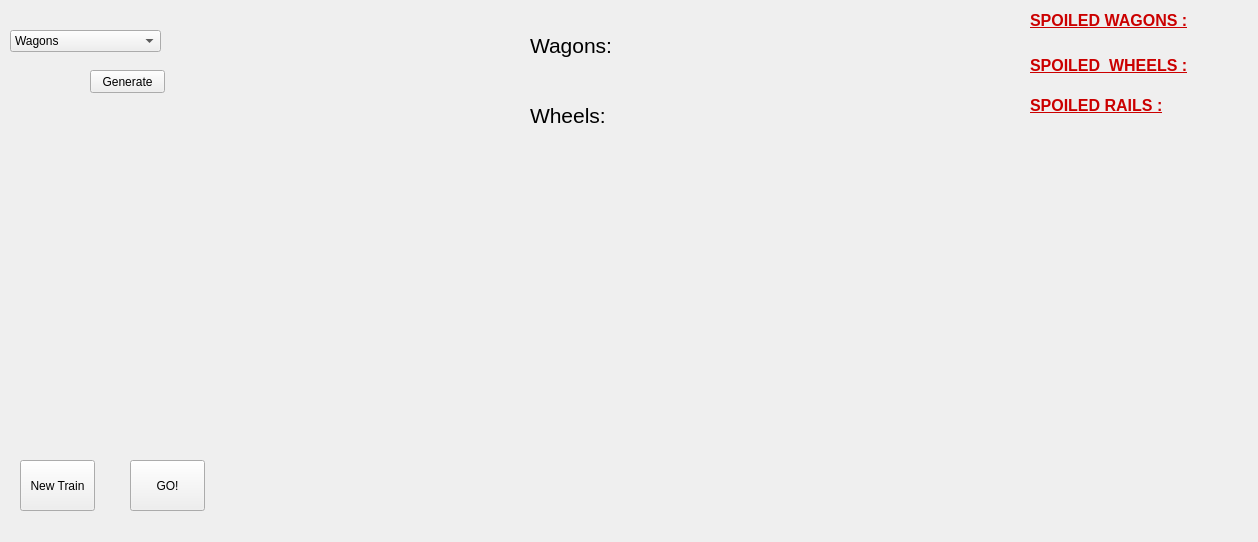
<?xml version="1.0" encoding="UTF-8"?>
<ui version="4.0">
 <class>MainWindow</class>
 <widget class="QMainWindow" name="MainWindow">
  <property name="geometry">
   <rect>
    <x>0</x>
    <y>0</y>
    <width>1258</width>
    <height>542</height>
   </rect>
  </property>
  <property name="windowTitle">
   <string>MainWindow</string>
  </property>
  <widget class="QWidget" name="centralwidget">
   <widget class="QLabel" name="label">
    <property name="geometry">
     <rect>
      <x>-4</x>
      <y>-8</y>
      <width>1271</width>
      <height>551</height>
     </rect>
    </property>
    <property name="autoFillBackground">
     <bool>false</bool>
    </property>
    <property name="text">
     <string/>
    </property>
    <property name="pixmap">
     <pixmap resource="IMAGES.qrc">:/newPrefix/tileable-horizontal-background-wild-west-set1-vector-4254940.jpg</pixmap>
    </property>
    <property name="scaledContents">
     <bool>true</bool>
    </property>
   </widget>
   <widget class="QLabel" name="labelwheels">
    <property name="geometry">
     <rect>
      <x>530</x>
      <y>90</y>
      <width>111</width>
      <height>51</height>
     </rect>
    </property>
    <property name="font">
     <font>
      <pointsize>16</pointsize>
     </font>
    </property>
    <property name="text">
     <string>Wheels:</string>
    </property>
   </widget>
   <widget class="QLabel" name="label_2">
    <property name="geometry">
     <rect>
      <x>1030</x>
      <y>50</y>
      <width>161</width>
      <height>31</height>
     </rect>
    </property>
    <property name="font">
     <font>
      <pointsize>12</pointsize>
      <weight>75</weight>
      <bold>true</bold>
      <underline>true</underline>
     </font>
    </property>
    <property name="styleSheet">
     <string notr="true">color: rgb(203, 0, 0);</string>
    </property>
    <property name="text">
     <string>SPOILED  WHEELS :</string>
    </property>
   </widget>
   <widget class="QPushButton" name="generatebutton">
    <property name="geometry">
     <rect>
      <x>90</x>
      <y>70</y>
      <width>75</width>
      <height>23</height>
     </rect>
    </property>
    <property name="text">
     <string>Generate</string>
    </property>
   </widget>
   <widget class="QLabel" name="SPOILEDRAILSNUM">
    <property name="geometry">
     <rect>
      <x>1210</x>
      <y>90</y>
      <width>47</width>
      <height>31</height>
     </rect>
    </property>
    <property name="styleSheet">
     <string notr="true">gridline-color: rgb(255, 255, 255);</string>
    </property>
    <property name="text">
     <string/>
    </property>
   </widget>
   <widget class="QLabel" name="label_3">
    <property name="geometry">
     <rect>
      <x>80</x>
      <y>30</y>
      <width>0</width>
      <height>0</height>
     </rect>
    </property>
    <property name="text">
     <string/>
    </property>
   </widget>
   <widget class="QLabel" name="SPOILEDWHEELsNUM">
    <property name="geometry">
     <rect>
      <x>1210</x>
      <y>50</y>
      <width>47</width>
      <height>31</height>
     </rect>
    </property>
    <property name="styleSheet">
     <string notr="true">gridline-color: rgb(255, 255, 255);</string>
    </property>
    <property name="text">
     <string/>
    </property>
   </widget>
   <widget class="QLabel" name="label_7">
    <property name="geometry">
     <rect>
      <x>0</x>
      <y>430</y>
      <width>791</width>
      <height>21</height>
     </rect>
    </property>
    <property name="styleSheet">
     <string notr="true">image: url(:/newPrefix/Untitled.png);</string>
    </property>
    <property name="text">
     <string/>
    </property>
   </widget>
   <widget class="QLabel" name="labelwagonsNUM">
    <property name="geometry">
     <rect>
      <x>650</x>
      <y>20</y>
      <width>71</width>
      <height>51</height>
     </rect>
    </property>
    <property name="font">
     <font>
      <pointsize>16</pointsize>
      <weight>75</weight>
      <bold>true</bold>
     </font>
    </property>
    <property name="styleSheet">
     <string notr="true">
color: rgb(0, 255, 0);</string>
    </property>
    <property name="text">
     <string/>
    </property>
   </widget>
   <widget class="QPushButton" name="newtrainbutton">
    <property name="geometry">
     <rect>
      <x>20</x>
      <y>460</y>
      <width>75</width>
      <height>51</height>
     </rect>
    </property>
    <property name="text">
     <string>New Train</string>
    </property>
   </widget>
   <widget class="QLabel" name="SPOILEDWAGONSNUM">
    <property name="geometry">
     <rect>
      <x>1210</x>
      <y>0</y>
      <width>47</width>
      <height>41</height>
     </rect>
    </property>
    <property name="styleSheet">
     <string notr="true">gridline-color: rgb(255, 255, 255);</string>
    </property>
    <property name="text">
     <string/>
    </property>
   </widget>
   <widget class="QLabel" name="label_4">
    <property name="geometry">
     <rect>
      <x>1030</x>
      <y>0</y>
      <width>161</width>
      <height>41</height>
     </rect>
    </property>
    <property name="font">
     <font>
      <pointsize>12</pointsize>
      <weight>75</weight>
      <bold>true</bold>
      <underline>true</underline>
     </font>
    </property>
    <property name="styleSheet">
     <string notr="true">color: rgb(203, 0, 0);</string>
    </property>
    <property name="text">
     <string>SPOILED WAGONS :</string>
    </property>
   </widget>
   <widget class="QLabel" name="label_5">
    <property name="geometry">
     <rect>
      <x>80</x>
      <y>430</y>
      <width>791</width>
      <height>21</height>
     </rect>
    </property>
    <property name="styleSheet">
     <string notr="true">image: url(:/newPrefix/Untitled.png);</string>
    </property>
    <property name="text">
     <string/>
    </property>
   </widget>
   <widget class="QPushButton" name="gobutton">
    <property name="geometry">
     <rect>
      <x>130</x>
      <y>460</y>
      <width>75</width>
      <height>51</height>
     </rect>
    </property>
    <property name="text">
     <string>GO!</string>
    </property>
   </widget>
   <widget class="QLabel" name="label_6">
    <property name="geometry">
     <rect>
      <x>1030</x>
      <y>90</y>
      <width>141</width>
      <height>31</height>
     </rect>
    </property>
    <property name="font">
     <font>
      <pointsize>12</pointsize>
      <weight>75</weight>
      <bold>true</bold>
      <underline>true</underline>
     </font>
    </property>
    <property name="styleSheet">
     <string notr="true">color: rgb(203, 0, 0);</string>
    </property>
    <property name="text">
     <string>SPOILED RAILS :</string>
    </property>
   </widget>
   <widget class="QLabel" name="label_8">
    <property name="geometry">
     <rect>
      <x>460</x>
      <y>430</y>
      <width>791</width>
      <height>21</height>
     </rect>
    </property>
    <property name="styleSheet">
     <string notr="true">image: url(:/newPrefix/Untitled.png);</string>
    </property>
    <property name="text">
     <string/>
    </property>
   </widget>
   <widget class="QLabel" name="labelwheelsNUM">
    <property name="geometry">
     <rect>
      <x>650</x>
      <y>90</y>
      <width>61</width>
      <height>51</height>
     </rect>
    </property>
    <property name="font">
     <font>
      <pointsize>16</pointsize>
      <weight>75</weight>
      <bold>true</bold>
     </font>
    </property>
    <property name="styleSheet">
     <string notr="true">color: rgb(12, 255, 154);
</string>
    </property>
    <property name="text">
     <string/>
    </property>
   </widget>
   <widget class="QComboBox" name="comboBox">
    <property name="geometry">
     <rect>
      <x>10</x>
      <y>30</y>
      <width>151</width>
      <height>22</height>
     </rect>
    </property>
    <item>
     <property name="text">
      <string>Wagons</string>
     </property>
    </item>
    <item>
     <property name="text">
      <string>Wheels</string>
     </property>
    </item>
   </widget>
   <widget class="QLabel" name="labelwagons">
    <property name="geometry">
     <rect>
      <x>530</x>
      <y>20</y>
      <width>111</width>
      <height>51</height>
     </rect>
    </property>
    <property name="font">
     <font>
      <pointsize>16</pointsize>
     </font>
    </property>
    <property name="text">
     <string>Wagons:</string>
    </property>
   </widget>
   <widget class="QLabel" name="label_9">
    <property name="geometry">
     <rect>
      <x>-4</x>
      <y>420</y>
      <width>1271</width>
      <height>20</height>
     </rect>
    </property>
    <property name="text">
     <string/>
    </property>
   </widget>
   <widget class="QLabel" name="TRAINMAIN">
    <property name="geometry">
     <rect>
      <x>0</x>
      <y>370</y>
      <width>541</width>
      <height>61</height>
     </rect>
    </property>
    <property name="text">
     <string/>
    </property>
    <property name="pixmap">
     <pixmap resource="IMAGES.qrc">:/newPrefix/wdadawdadwa-removebg-preview.png</pixmap>
    </property>
    <property name="scaledContents">
     <bool>true</bool>
    </property>
   </widget>
  </widget>
 </widget>
 <resources>
  <include location="IMAGES.qrc"/>
 </resources>
 <connections/>
</ui>
